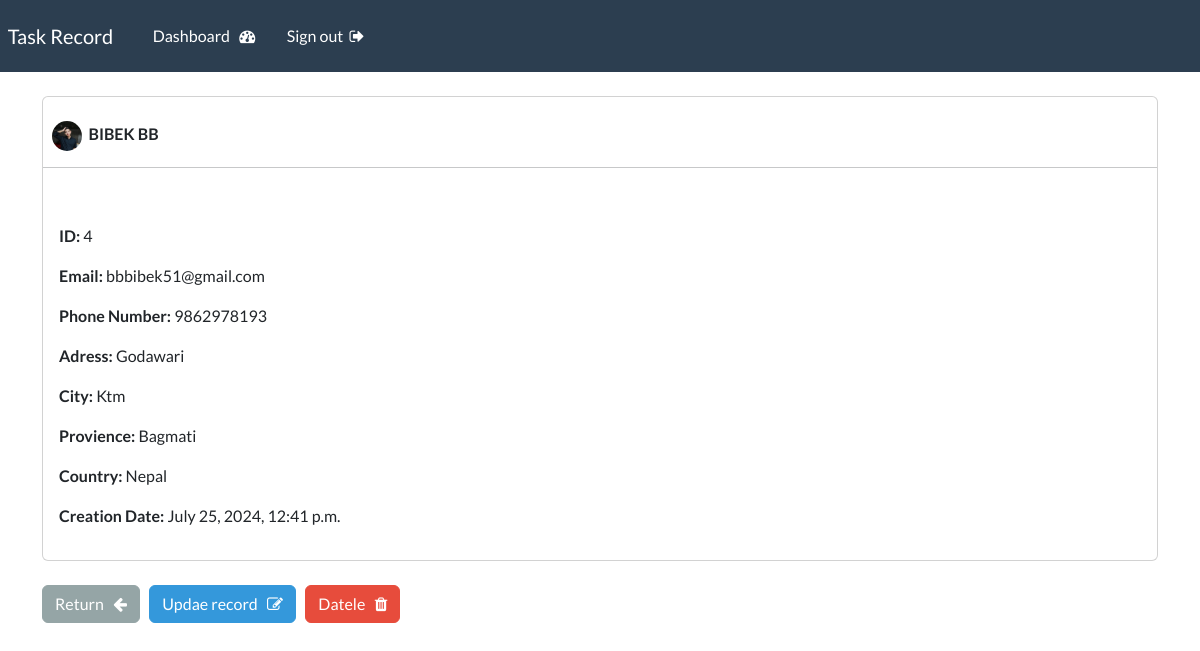
The page /view-record/4/ (signed in) on the database its author committed.
### app/models.py (models this page shows, shortened)
class Record(models.Model):
    photo = models.ImageField(upload_to='img/')
    created_date = models.DateTimeField(auto_now_add=True)
    first_name = models.CharField(max_length=100)
    last_name = models.CharField(max_length=100)
    email = models.EmailField(max_length=255)
    phone = models.CharField(max_length=20)
    address = models.CharField(max_length=255)
    city = models.CharField(max_length=50)
    provience = models.CharField(max_length=100)
    country = models.CharField(max_length=100)

### app/views.py (the view)
# urls.py: path('view-record/<int:pk>/', views.view_record, name='view-record'),
@login_required(login_url='login')
def view_record(request, pk):
    all_records = Record.objects.get(id = pk)
    context = {'record': all_records}
    return render(request, 'app/view-record.html', context= context)

### app/templates/app/view-record.html (shortened to what this page needs)
{% extends 'app/base.html' %}
{% block main %}
    <div class="card">
        <br>
        <strong>
            &nbsp;&nbsp;&nbsp;<img src="{{record.photo.url}}" alt="">&nbsp;&nbsp;{{record.first_name|upper}}  {{record.last_name}}
        </strong>
        <hr>
        <div class="card-body">
            <p><strong> ID:  </strong> {{record.id}} </p>
            <p><strong> Email:  </strong> {{record.email}} </p>
            <p><strong> Phone Number:  </strong> {{record.phone}} </p>
            <p><strong> Adress:  </strong> {{record.address}} </p>
            <p><strong> City:  </strong> {{record.city}} </p>
            <p><strong> Provience:  </strong> {{record.provience}} </p>
            <p><strong> Country:  </strong> {{record.country}} </p>
            <p><strong> Creation Date:  </strong> {{record.created_date}} </p>
        </div>
    </div>
    <br>
    <a href="{% url 'dashboard' %}" class="btn btn-secondary">Return &nbsp; <i class="fa fa-arrow-left" aria-hidden="true"></i></a>
    <a href="{% url 'record-update' record.id %}" class="btn btn-info">Updae record &nbsp; <i class="fa fa-pencil-square-o" aria-hidden="true"></i></a>
    <a href="{% url 'delete-rec' record.id %}" class="btn btn-danger">Datele &nbsp; <i class="fa fa-trash" aria-hidden="true"></i></a>
{% endblock main %}

### static/css/style.css (style rules this page uses)
img { height: 30px; width: 30px; object-fit: cover; border-radius: 40px; }

### app/templates/app/view-record.html (style rules this page uses)
img { height: 30px; width: 30px; object-fit: cover; border-radius: 40px; }

### rows shown on the page
Record: photo (picture), first_name "BIBEK", last_name "BB", id "4", email "bbbibek51@gmail.com", phone "9862978193", address "Godawari", city "Ktm", provience "Bagmati", country "Nepal", created_date "July 25, 2024, 12:41 p.m."
